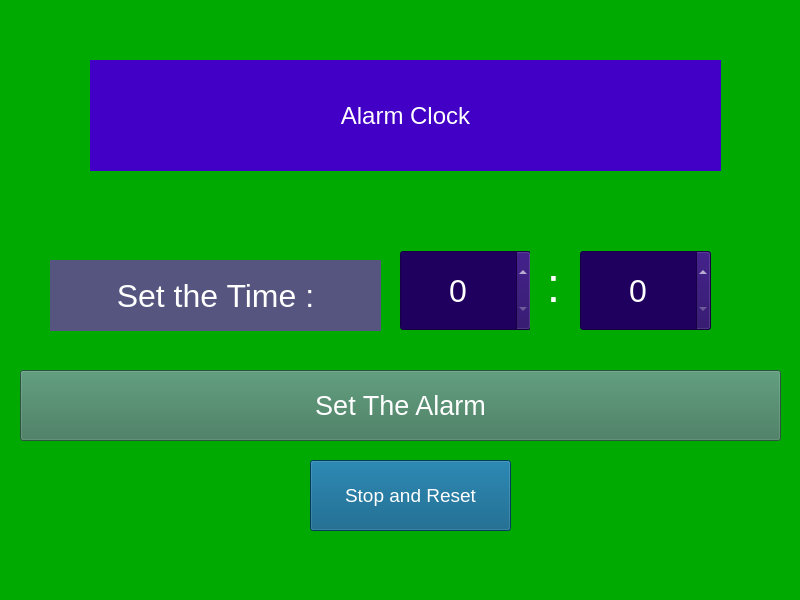
<?xml version="1.0" encoding="UTF-8"?>
<ui version="4.0">
 <class>MainWindow</class>
 <widget class="QMainWindow" name="MainWindow">
  <property name="geometry">
   <rect>
    <x>0</x>
    <y>0</y>
    <width>800</width>
    <height>600</height>
   </rect>
  </property>
  <property name="windowTitle">
   <string>MainWindow</string>
  </property>
  <property name="styleSheet">
   <string notr="true">background-color:rgb(0, 170, 0);</string>
  </property>
  <widget class="QWidget" name="centralwidget">
   <widget class="QLabel" name="label">
    <property name="geometry">
     <rect>
      <x>90</x>
      <y>60</y>
      <width>631</width>
      <height>111</height>
     </rect>
    </property>
    <property name="font">
     <font>
      <pointsize>18</pointsize>
     </font>
    </property>
    <property name="styleSheet">
     <string notr="true">background-color:rgb(66, 0, 198);
color:white;</string>
    </property>
    <property name="text">
     <string>Alarm Clock</string>
    </property>
    <property name="alignment">
     <set>Qt::AlignCenter</set>
    </property>
   </widget>
   <widget class="QSpinBox" name="spinBox">
    <property name="geometry">
     <rect>
      <x>400</x>
      <y>250</y>
      <width>131</width>
      <height>81</height>
     </rect>
    </property>
    <property name="font">
     <font>
      <pointsize>24</pointsize>
     </font>
    </property>
    <property name="styleSheet">
     <string notr="true">background-color:rgb(31, 0, 94);
color:white;</string>
    </property>
    <property name="alignment">
     <set>Qt::AlignCenter</set>
    </property>
    <property name="maximum">
     <number>23</number>
    </property>
   </widget>
   <widget class="QSpinBox" name="spinBox_2">
    <property name="geometry">
     <rect>
      <x>580</x>
      <y>250</y>
      <width>131</width>
      <height>81</height>
     </rect>
    </property>
    <property name="font">
     <font>
      <pointsize>24</pointsize>
     </font>
    </property>
    <property name="styleSheet">
     <string notr="true">background-color:rgb(31, 0, 94);
color:white;</string>
    </property>
    <property name="alignment">
     <set>Qt::AlignCenter</set>
    </property>
    <property name="maximum">
     <number>59</number>
    </property>
   </widget>
   <widget class="QLabel" name="label_2">
    <property name="geometry">
     <rect>
      <x>530</x>
      <y>230</y>
      <width>47</width>
      <height>111</height>
     </rect>
    </property>
    <property name="font">
     <font>
      <pointsize>36</pointsize>
     </font>
    </property>
    <property name="styleSheet">
     <string notr="true">color:white;</string>
    </property>
    <property name="text">
     <string>:</string>
    </property>
    <property name="alignment">
     <set>Qt::AlignCenter</set>
    </property>
   </widget>
   <widget class="QPushButton" name="pushButton">
    <property name="geometry">
     <rect>
      <x>20</x>
      <y>370</y>
      <width>761</width>
      <height>71</height>
     </rect>
    </property>
    <property name="font">
     <font>
      <pointsize>20</pointsize>
     </font>
    </property>
    <property name="styleSheet">
     <string notr="true">background-color:rgb(58, 117, 87);
color:white;</string>
    </property>
    <property name="text">
     <string>Set The Alarm</string>
    </property>
   </widget>
   <widget class="QPushButton" name="pushButton_2">
    <property name="geometry">
     <rect>
      <x>310</x>
      <y>460</y>
      <width>201</width>
      <height>71</height>
     </rect>
    </property>
    <property name="font">
     <font>
      <pointsize>14</pointsize>
     </font>
    </property>
    <property name="styleSheet">
     <string notr="true">background-color:rgb(0, 85, 127);
color:white;</string>
    </property>
    <property name="text">
     <string>Stop and Reset</string>
    </property>
   </widget>
   <widget class="QLabel" name="label_3">
    <property name="geometry">
     <rect>
      <x>50</x>
      <y>260</y>
      <width>331</width>
      <height>71</height>
     </rect>
    </property>
    <property name="font">
     <font>
      <pointsize>24</pointsize>
     </font>
    </property>
    <property name="styleSheet">
     <string notr="true">background-color:rgb(85, 85, 127);
color:white;</string>
    </property>
    <property name="text">
     <string>Set the Time :</string>
    </property>
    <property name="alignment">
     <set>Qt::AlignCenter</set>
    </property>
   </widget>
  </widget>
  <widget class="QMenuBar" name="menubar">
   <property name="geometry">
    <rect>
     <x>0</x>
     <y>0</y>
     <width>800</width>
     <height>22</height>
    </rect>
   </property>
  </widget>
  <widget class="QStatusBar" name="statusbar"/>
 </widget>
 <resources/>
 <connections/>
</ui>
